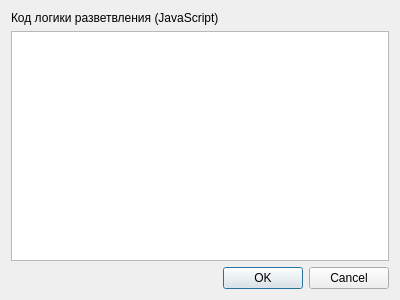
<?xml version="1.0" encoding="UTF-8"?>
<ui version="4.0">
 <class>SeparatorDialog</class>
 <widget class="QDialog" name="SeparatorDialog">
  <property name="geometry">
   <rect>
    <x>0</x>
    <y>0</y>
    <width>400</width>
    <height>300</height>
   </rect>
  </property>
  <property name="cursor">
   <cursorShape>ArrowCursor</cursorShape>
  </property>
  <property name="windowTitle">
   <string>Dialog</string>
  </property>
  <layout class="QVBoxLayout" name="verticalLayout">
   <item>
    <widget class="QLabel" name="label">
     <property name="text">
      <string>Код логики разветвления (JavaScript)</string>
     </property>
    </widget>
   </item>
   <item>
    <widget class="QTextEdit" name="codeEdit"/>
   </item>
   <item>
    <widget class="QDialogButtonBox" name="buttonBox">
     <property name="orientation">
      <enum>Qt::Horizontal</enum>
     </property>
     <property name="standardButtons">
      <set>QDialogButtonBox::Cancel|QDialogButtonBox::Ok</set>
     </property>
    </widget>
   </item>
  </layout>
 </widget>
 <resources/>
 <connections>
  <connection>
   <sender>buttonBox</sender>
   <signal>accepted()</signal>
   <receiver>SeparatorDialog</receiver>
   <slot>accept()</slot>
   <hints>
    <hint type="sourcelabel">
     <x>248</x>
     <y>254</y>
    </hint>
    <hint type="destinationlabel">
     <x>157</x>
     <y>274</y>
    </hint>
   </hints>
  </connection>
  <connection>
   <sender>buttonBox</sender>
   <signal>rejected()</signal>
   <receiver>SeparatorDialog</receiver>
   <slot>reject()</slot>
   <hints>
    <hint type="sourcelabel">
     <x>316</x>
     <y>260</y>
    </hint>
    <hint type="destinationlabel">
     <x>286</x>
     <y>274</y>
    </hint>
   </hints>
  </connection>
 </connections>
</ui>
